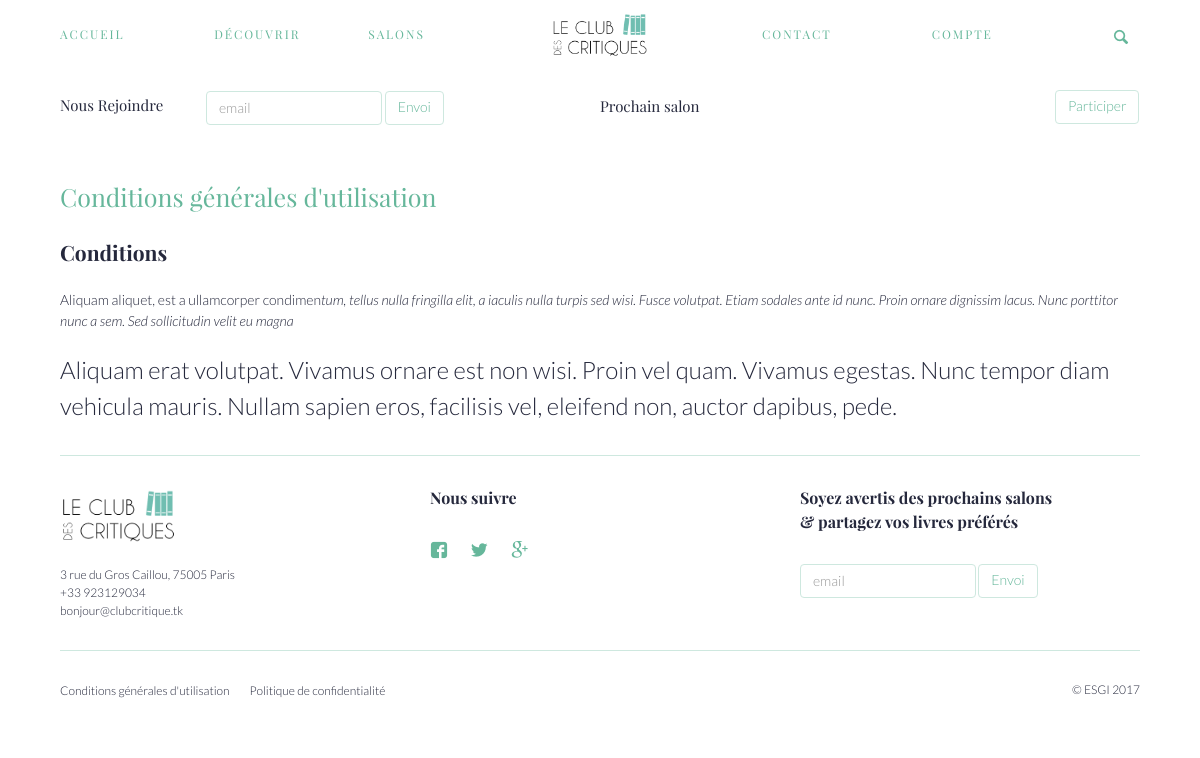
Page /page/1 on the committed database.
### tables this page shows
CREATE TABLE `custom_items` (
  `id` int(11) NOT NULL,
  `name` varchar(255) NOT NULL,
  `content` longtext NOT NULL,
  `is_footer_link` int(11) NOT NULL,
  `is_draft` int(11) NOT NULL
);

### model/autoloader.php (called while the page is built)
<?php
spl_autoload_register(function ($class) {
  if(file_exists( $_SERVER['DOCUMENT_ROOT'] . '/controller/facebook/' . $class . '.php')){
      return require( $_SERVER['DOCUMENT_ROOT'] . '/controller/facebook/' . $class . '.php');
  }else if(file_exists( $_SERVER['DOCUMENT_ROOT'] . '/model/facebook/' . $class . '.php')){
      return require( $_SERVER['DOCUMENT_ROOT'] . '/model/facebook/' . $class . '.php');
  }else if(file_exists( $_SERVER['DOCUMENT_ROOT'] . '/controller/' . $class . '.php')){
      return require( $_SERVER['DOCUMENT_ROOT'] . '/controller/' . $class . '.php');
  }else if(file_exists( $_SERVER['DOCUMENT_ROOT'] . '/model/' . $class . '.php')){
      return require( $_SERVER['DOCUMENT_ROOT'] . '/model/' . $class . '.php');
  }else if(file_exists( $_SERVER['DOCUMENT_ROOT'] . '/config/' . $class . '.php')){
      return require( $_SERVER['DOCUMENT_ROOT'] . '/config/' . $class . '.php');
  }
});

### model/Database.php (called while the page is built, shortened)
<?php
class Database{
  protected $db;
  public function __construct(){
    if(!$this->db){
      $this->db = new PDO('mysql:host='.DB_CONFIG::DB_HOST.';dbname='.DB_CONFIG::DB_NAME.'', DB_CONFIG::DB_UN, DB_CONFIG::DB_PWD);
      $this->db->setAttribute(PDO::ATTR_ERRMODE, PDO::ERRMODE_EXCEPTION);
    };
  }
  public function getPreparedStatement($action, $table, $data){
    if($action === "save"){
      $query = "INSERT INTO ";
      $query .= $table . " (";
      $i = 0; $count = count($data) - 1;
      for($u = 0; $u < 2; $u++){
        foreach ($data as $columnName => $value) {
          if($i !== 0 && $i !== $count+1){
            $query .= ", ";
          }
          if($u === 1){
            if($i === $count+1){
              $query .= ") VALUES (";
            }
            $query .= $columnName;
            if($i === ($count * 2)+1 ){
              $query .= ")";
            }
          }else{
            $query .= ltrim($columnName, ':');
          }
          $i++;
        }
      }
    }
    else if($action === "get"){
      $query = "SELECT * FROM ";
      $query .= $table . " WHERE ";
      $i = 0;
      foreach ($data as $columnName => $value) {
        if($i !== 0){
          $query .= " AND ";
        }
        $query .= ltrim($columnName, ':')." = ".$columnName;
        $i++;
      }
    }
    return $this->db->prepare($query);
  }
  public function get($table, $data){
    $this->sql = SELF::getPreparedStatement("get", $table, $data);
    $this->sql->execute($data);
    return $this->sql->fetch(PDO::FETCH_ASSOC);
  }
  public function getAllWhere($table, $data){
    $this->sql = SELF::getPreparedStatement("get", $table, $data);
    $this->sql->execute($data);
    return $this->sql->fetchAll(PDO::FETCH_ASSOC);
  }
}

### controller/Page.php (called while the page is built, shortened)
<?php
class Page{
  protected $db;
  public function __construct(){
    if(!$this->db){
      $this->db = new Database();
    }
  }
  public function getOne($id){
    return $this->db->get("custom_items", [':id' => $id]);
  }
  public function getPages(){
    return $this->db->getAllWhere("custom_items", [':is_footer_link' => 1, ':is_draft' => 0]);
  }
}

### view/layout/page/index.php (the view)
<?php
  if(!isset($setid)){
    echo '<script>window.location.replace("'.$root.'/home");</script>';
  }else{
    $page = $pages->getOne($setid);
    if($page && $page['is_draft'] != 1){
?>
  <h1 class="intermediate_title"><?= $page['name']; ?></h1>
  <div class="text-content">
    <?= html_entity_decode($page['content']); ?>
  </div>
<?php
    }else{
      echo '<script>window.location.replace("'.$root.'/home");</script>';
    }
  }
?>

### view/layout/includes/footer.php
<footer class="footer">
  <div class="top">
    <div class="row">
      <div class="col-md-4 col-sm-12 identity">
        <img src="<?= $root; ?>/view/assets/img/logo.png">
        <?php $footer = $pages->getOne(4); ?>
        <?= ($footer['content']) ? html_entity_decode($footer['content']) : ''?>
      </div>
      <div class="col-md-4 col-sm-12 follow">
        <h4 class="footer_title">Nous suivre</h4>
        <?php $footer = $pages->getOne(3); ?>
        <?= ($footer['content']) ? html_entity_decode($footer['content']) : ''?>
      </div>
      <div class="col-md-4 col-sm-12 newsletter">
        <h4 class="footer_title">Soyez avertis des prochains salons <br>&amp; partagez vos livres préférés</h4>
        <form class="form-inline" action="<?= $root; ?>/processes/newuser" method="post">
            <input class="form-control" type="text" name="email" placeholder="email">
            <button type="submit" class="btn btn-primary sm">Envoi</button>
        </form>
      </div>
    </div>
  </div>
  <nav class="bottom">
    <div class="row">
      <ul class="col-md-8 col-sm-12">
        <?php
          $footer_links = $pages->getPages();
          foreach ($footer_links as $key => $link) {
            echo '<li><a href="'.$root.'/page/'.$link['id'].'">'.$link['name'].'</a></li>';
          }
        ?>
      </ul>
      <div class="col-md-4 col-sm-12">
        &copy; ESGI 2017
      </div>
    </div>
  </nav>
</footer>
</body>
</html>

### rows in the picture
custom_items: name "Conditions générales d'utilisation", content "Conditions Aliquam aliquet, est a ullamcorper condimen tum, tellus nulla fringilla elit, a iaculis nulla turpis sed wisi. Fusce volutpat. Etiam sodales ante id nunc. Proin ornare dignissim lacus. Nunc porttitor nunc a sem. Sed sollicitudin velit eu magna Aliquam erat volutpat. Vivamus ornare est non wisi. Proin vel quam. Vivamus egestas. Nunc tempor diam vehicula mauris. Nullam sapien eros, facilisis vel, eleifend non, auctor dapibus, pede."
custom_items: content "3 rue du Gros Caillou, 75005 Paris +33 923129034 bonjour@clubcritique.tk"
custom_items: name "Politique de confidentialité"
